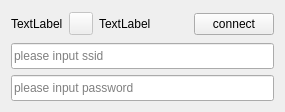
<?xml version="1.0" encoding="UTF-8"?>
<ui version="4.0">
 <class>WirelessConnectionWidget</class>
 <widget class="QWidget" name="WirelessConnectionWidget">
  <property name="geometry">
   <rect>
    <x>0</x>
    <y>0</y>
    <width>285</width>
    <height>108</height>
   </rect>
  </property>
  <property name="windowTitle">
   <string>Form</string>
  </property>
  <layout class="QVBoxLayout" name="verticalLayout">
   <item>
    <widget class="QWidget" name="widget" native="true">
     <property name="minimumSize">
      <size>
       <width>0</width>
       <height>26</height>
      </size>
     </property>
     <layout class="QHBoxLayout" name="horizontalLayout" stretch="0,0,1,0">
      <property name="leftMargin">
       <number>0</number>
      </property>
      <property name="topMargin">
       <number>0</number>
      </property>
      <property name="rightMargin">
       <number>0</number>
      </property>
      <property name="bottomMargin">
       <number>0</number>
      </property>
      <item>
       <widget class="QLabel" name="labelName">
        <property name="text">
         <string>TextLabel</string>
        </property>
       </widget>
      </item>
      <item>
       <widget class="StyledButton" name="toolButtonConnectStatu">
        <property name="enabled">
         <bool>false</bool>
        </property>
        <property name="text">
         <string/>
        </property>
        <property name="icon">
         <iconset theme="ks-net-connected">
          <normaloff>.</normaloff>.</iconset>
        </property>
       </widget>
      </item>
      <item>
       <widget class="QLabel" name="labelInfo">
        <property name="text">
         <string>TextLabel</string>
        </property>
       </widget>
      </item>
      <item>
       <widget class="QPushButton" name="pushButtonConnect">
        <property name="text">
         <string>connect</string>
        </property>
       </widget>
      </item>
     </layout>
    </widget>
   </item>
   <item>
    <widget class="QLineEdit" name="lineEditSsid">
     <property name="minimumSize">
      <size>
       <width>0</width>
       <height>26</height>
      </size>
     </property>
     <property name="placeholderText">
      <string>please input ssid</string>
     </property>
    </widget>
   </item>
   <item>
    <widget class="QLineEdit" name="lineEditPassword">
     <property name="minimumSize">
      <size>
       <width>0</width>
       <height>26</height>
      </size>
     </property>
     <property name="echoMode">
      <enum>QLineEdit::Password</enum>
     </property>
     <property name="placeholderText">
      <string>please input password</string>
     </property>
    </widget>
   </item>
  </layout>
 </widget>
 <customwidgets>
  <customwidget>
   <class>StyledButton</class>
   <extends>QToolButton</extends>
   <header>lib/widgets/styled-button.h</header>
  </customwidget>
 </customwidgets>
 <resources/>
 <connections/>
</ui>
